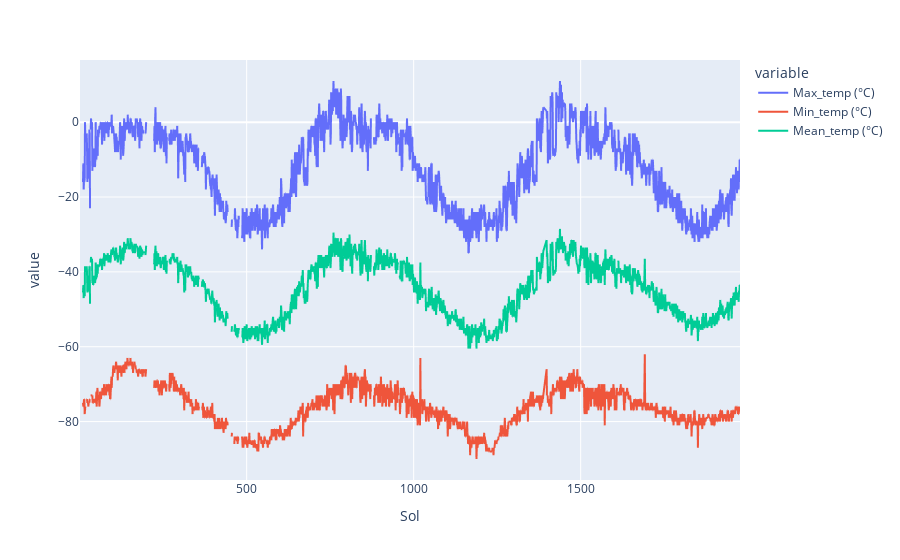

The cell this chart's notebook holds for it:
### Code cell
max_temp = px.line(weather_cleaned[["Sol", "Min_temp (°C)", "Max_temp (°C)", "Mean_temp (°C)"]], x="Sol", y=["Max_temp (°C)", "Min_temp (°C)", "Mean_temp (°C)"])
max_temp.show()

### Figure 1 — Plotly figure (JSON) as saved in the notebook; plotly's stock layout.template omitted (floating-point values rounded to 4 significant figures; data arrays with more than 128 entries replaced by an {"elided": "..."} marker saying what was removed)
{"data": [{"hovertemplate": "variable=Max_temp (°C)<br>Sol=%{x}<br>value=%{y}<extra></extra>", "legendgroup": "Max_temp (°C)", "line": {"color": "#636efa", "dash": "solid"}, "marker": {"symbol": "circle"}, "mode": "lines", "name": "Max_temp (°C)", "showlegend": true, "type": "scattergl", "x": {"elided": "1894 int values"}, "xaxis": "x", "y": {"elided": "1894 int values"}, "yaxis": "y"}, {"hovertemplate": "variable=Min_temp (°C)<br>Sol=%{x}<br>value=%{y}<extra></extra>", "legendgroup": "Min_temp (°C)", "line": {"color": "#EF553B", "dash": "solid"}, "marker": {"symbol": "circle"}, "mode": "lines", "name": "Min_temp (°C)", "showlegend": true, "type": "scattergl", "x": {"elided": "1894 int values"}, "xaxis": "x", "y": {"elided": "1894 int values"}, "yaxis": "y"}, {"hovertemplate": "variable=Mean_temp (°C)<br>Sol=%{x}<br>value=%{y}<extra></extra>", "legendgroup": "Mean_temp (°C)", "line": {"color": "#00cc96", "dash": "solid"}, "marker": {"symbol": "circle"}, "mode": "lines", "name": "Mean_temp (°C)", "showlegend": true, "type": "scattergl", "x": {"elided": "1894 int values"}, "xaxis": "x", "y": {"elided": "1894 float values"}, "yaxis": "y"}], "layout": {"legend": {"title": {"text": "variable"}, "tracegroupgap": 0}, "margin": {"t": 60}, "xaxis": {"anchor": "y", "domain": [0, 1], "title": {"text": "Sol"}}, "yaxis": {"anchor": "x", "domain": [0, 1], "title": {"text": "value"}}}}
